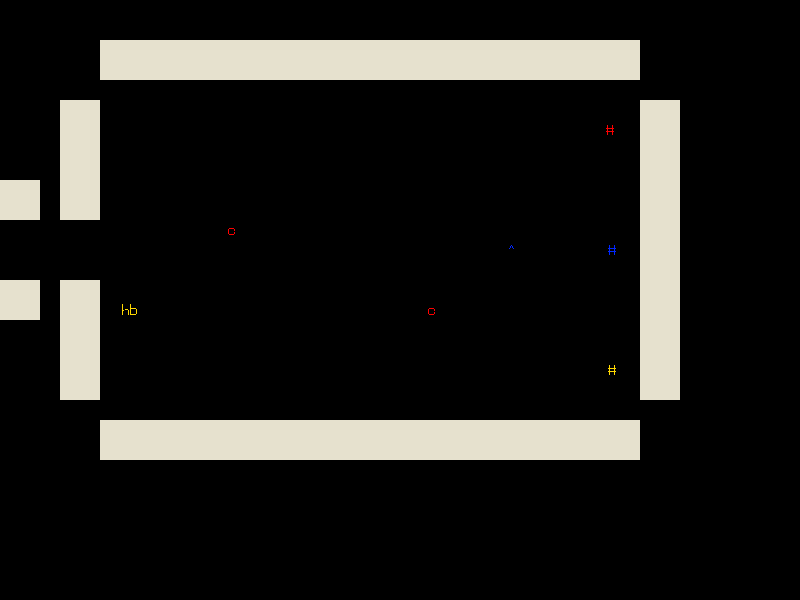

This game map was drawn from its Tiled (.tmx) file and the tilesets committed beside it. A one-line description and the trimmed map source follow:
An orthogonal 40x30 tile map with 20x20 px tiles, 2 tile layers (Main, Designer).

<map version="1.0" orientation="orthogonal" width="40" height="30" tilewidth="20" tileheight="20">
 <tileset firstgid="1" name="Tileset" tilewidth="20" tileheight="20">
  <image source="../img/Tileset.png" width="180" height="20" />
  <tile id="0">
   <properties>
    <property name="solid" value="1" />
   </properties>
  </tile>
  <tile id="1">
   <properties>
    <property name="hbumper" value="1" />
   </properties>
  </tile>
  <tile id="2">
   <properties>
    <property name="vbumper" value="1" />
   </properties>
  </tile>
  <tile id="3">
   <properties>
    <property name="crate" value="1" />
   </properties>
  </tile>
  <tile id="4">
   <properties>
    <property name="pickup" value="1" />
    <property name="red" value="1" />
   </properties>
  </tile>
  <tile id="5">
   <properties>
    <property name="blue" value="1" />
    <property name="pickup" value="1" />
   </properties>
  </tile>
  <tile id="6">
   <properties>
    <property name="pickup" value="1" />
    <property name="yellow" value="1" />
   </properties>
  </tile>
  <tile id="7">
   <properties>
    <property name="player" value="1" />
   </properties>
  </tile>
  <tile id="8">
   <properties>
    <property name="zombie" value="1" />
   </properties>
  </tile>
 </tileset>
 <layer name="Main" width="40" height="30">
  <data>[1200 cells, 170 non-empty, 1 distinct tile ids]</data>
 </layer>
 <layer name="Designer" width="40" height="30">
  <data>[1200 cells, 8 non-empty, 7 distinct tile ids]</data>
 </layer>
</map>
